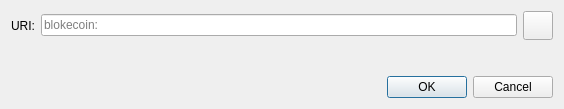
<?xml version="1.0" encoding="UTF-8"?>
<ui version="4.0">
 <class>OpenURIDialog</class>
 <widget class="QDialog" name="OpenURIDialog">
  <property name="geometry">
   <rect>
    <x>0</x>
    <y>0</y>
    <width>564</width>
    <height>109</height>
   </rect>
  </property>
  <property name="windowTitle">
   <string>Open blokecoin URI</string>
  </property>
  <layout class="QVBoxLayout" name="verticalLayout">
   <item>
    <layout class="QHBoxLayout" name="horizontalLayout">
     <item>
      <widget class="QLabel" name="label">
       <property name="text">
        <string>URI:</string>
       </property>
      </widget>
     </item>
     <item>
      <widget class="QValidatedLineEdit" name="uriEdit">
       <property name="placeholderText">
        <string notr="true">blokecoin:</string>
       </property>
      </widget>
     </item>
     <item>
      <widget class="QToolButton" name="pasteButton">
       <property name="toolTip">
        <string extracomment="Tooltip text for button that allows you to paste an address that is in your clipboard.">Paste address from clipboard</string>
       </property>
       <property name="text">
        <string/>
       </property>
       <property name="icon">
        <iconset resource="../blokecoin.qrc">
         <normaloff>:/icons/editpaste</normaloff>:/icons/editpaste
        </iconset>
       </property>
       <property name="iconSize">
        <size>
         <width>22</width>
         <height>22</height>
        </size>
       </property>
      </widget>
     </item>
    </layout>
   </item>
   <item>
    <spacer name="verticalSpacer">
     <property name="orientation">
      <enum>Qt::Vertical</enum>
     </property>
     <property name="sizeHint" stdset="0">
      <size>
       <width>20</width>
       <height>40</height>
      </size>
     </property>
    </spacer>
   </item>
   <item>
    <widget class="QDialogButtonBox" name="buttonBox">
     <property name="orientation">
      <enum>Qt::Horizontal</enum>
     </property>
     <property name="standardButtons">
      <set>QDialogButtonBox::Cancel|QDialogButtonBox::Ok</set>
     </property>
    </widget>
   </item>
  </layout>
 </widget>
 <customwidgets>
  <customwidget>
   <class>QValidatedLineEdit</class>
   <extends>QLineEdit</extends>
   <header>qt/qvalidatedlineedit.h</header>
  </customwidget>
 </customwidgets>
 <resources/>
 <connections>
  <connection>
   <sender>buttonBox</sender>
   <signal>accepted()</signal>
   <receiver>OpenURIDialog</receiver>
   <slot>accept()</slot>
   <hints>
    <hint type="sourcelabel">
     <x>248</x>
     <y>254</y>
    </hint>
    <hint type="destinationlabel">
     <x>157</x>
     <y>274</y>
    </hint>
   </hints>
  </connection>
  <connection>
   <sender>buttonBox</sender>
   <signal>rejected()</signal>
   <receiver>OpenURIDialog</receiver>
   <slot>reject()</slot>
   <hints>
    <hint type="sourcelabel">
     <x>316</x>
     <y>260</y>
    </hint>
    <hint type="destinationlabel">
     <x>286</x>
     <y>274</y>
    </hint>
   </hints>
  </connection>
 </connections>
</ui>
